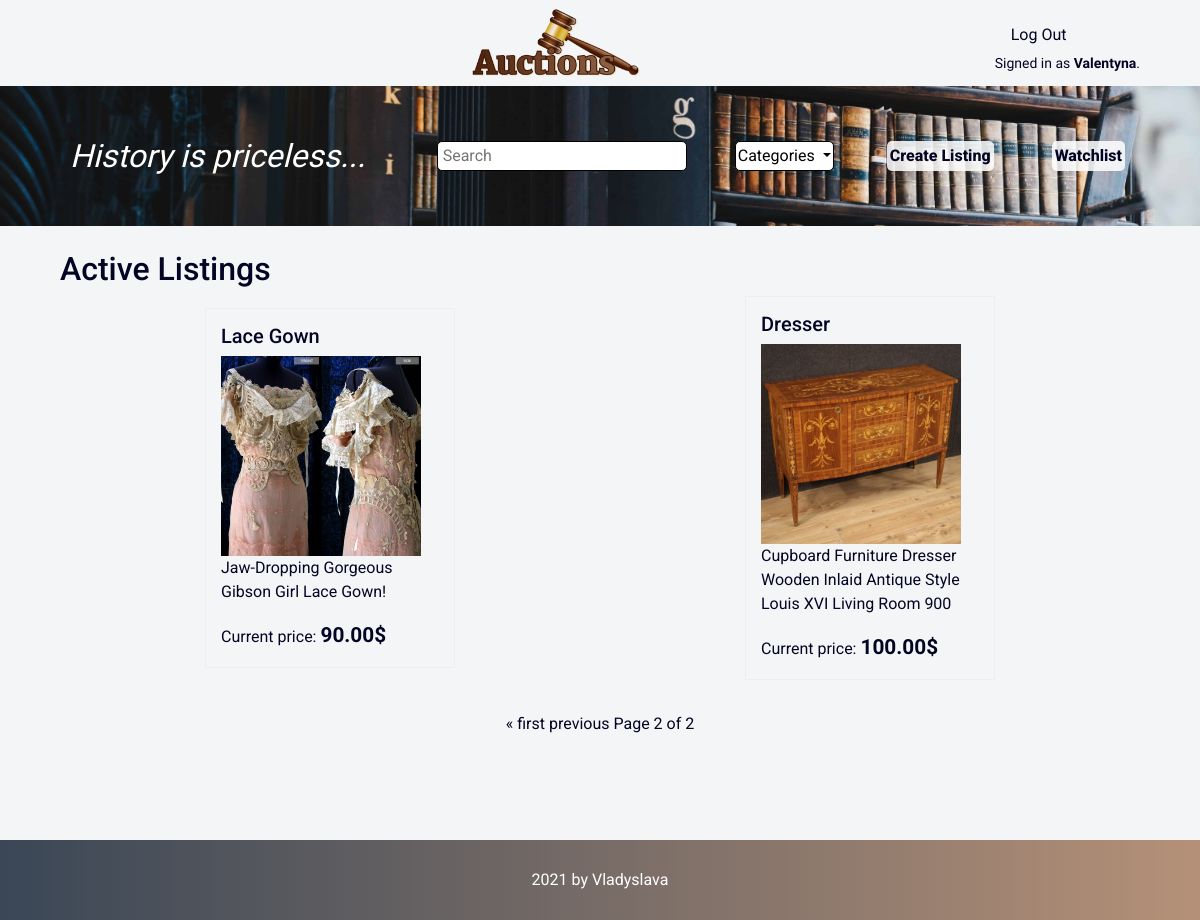
Screenshot of /?page=2 (signed in) with the database file from the repository.
### auctions/models.py (models this page shows, shortened)
class User(AbstractUser):
    pass

class Listing(models.Model):
    title = models.CharField(max_length=64)
    description = models.TextField(max_length=350)
    image = models.ImageField(default='default.png')
    price = models.DecimalField(max_digits=12, decimal_places=2, validators=[MinValueValidator(Decimal('0.01'))])
    date_created = models.DateTimeField(default=timezone.now)
    category = models.ForeignKey(Category, default="None", on_delete=models.CASCADE)
    user = models.ForeignKey(User, on_delete=models.CASCADE)
    comment = models.ManyToManyField(Comment, default=None)
    bid = models.ManyToManyField(Bid, default=None)
    status = models.BooleanField(default=False)

### auctions/views.py (the view)
# urls.py: path("", views.index, name="index"),
def index(request):
    listings = Listing.objects.filter(status=False)
    paginator = Paginator(listings, 12)
    page_number = request.GET.get('page')
    page_obj = paginator.get_page(page_number)
    return render(request, "auctions/index.html", {
        "listings": page_obj,
        "categories": Category.objects.all()
    })

### auctions/models.py (called while the page is built)
    def __str__(self):
        return self.category

### auctions/templates/auctions/index.html (shortened to what this page needs)
{% extends "auctions/layout.html" %}
{% block body %}
<div class="background">
    <div class="margin flex">
        <div class="flex1">
            <div class="history">History is priceless...</div>
        </div>
        <div class="flex flex2">
            <form action="{% url 'search' %}">
                <input class="search" type="text" name="q" autocomplete="off" placeholder="Search">
            </form>
            <div class="dropdown">
                <button class="categories dropdown-toggle" type="button" id="dropdownMenuButton" data-toggle="dropdown" aria-haspopup="true" aria-expanded="false">
                    Categories
                </button>
            </div>
            <a class="flex-item" href="{% url 'create' %}">Create Listing</a>
            <a class="flex-item" href="{% url 'watchlist' %}">Watchlist</a>
        </div>
    </div>
</div>
<h2 class="margin margin-top">Active Listings</h2>
<div class="margin flex">
    {% for listing in listings %}
    <a class="flex-item listing" href="{% url 'item' listing.title %}">
        <h5>{{ listing.title }}</h5>
        <img src="{{ listing.image.url }}" alt="image" style="width: 200px; height: auto;">
        <p>{{ listing.description }}</p>
        Current price: <b>{{ listing.price }}$</b>
    </a>
    {% endfor %}
</div>
<div class="container p-4">
    <div class="pagination justify-content-center">
        <span class="step-links">
            {% if listings.has_previous %}
            <a href="?page=1">&laquo; first</a>
            <a href="?page={{ listings.previous_page_number }}">previous</a>
            {% endif %}
            <span class="current">
                Page {{ listings.number }} of {{ listings.paginator.num_pages }}
            </span>
        </span>
    </div>
</div>
{% endblock %}

### auctions/templates/auctions/layout.html (shortened to what this page needs)
{% load static %}
<!DOCTYPE html>
<html lang="en">
    <head>
        <link rel="stylesheet" href="https://stackpath.bootstrapcdn.com/bootstrap/4.4.1/css/bootstrap.min.css">
        <link href="{% static 'auctions/styles.css' %}" rel="stylesheet">
    </head>
    <body>
    <div class="margin flex">
        <a href="{% url 'index' %}"><img class="logo" src="{% static 'auctions/images/AuctionsLogo.png' %}" alt="logo"></a>
        <div>
            <ul class="nav">
                {% if user.is_authenticated %}
                <li class="nav-item">
                    <a class="nav-link" href="{% url 'logout' %}">Log Out</a>
                </li>
                {% endif %}
            </ul>
            {% if user.is_authenticated %}
            <h6>Signed in as <strong>{{ user.username }}</strong>.</h6>
            {% else %}
            <h6>Not signed in.</h6>
            {% endif %}
        </div>
    </div>
        {% block body %}
        {% endblock %}
        <footer class="footer flex">
            <p class="flex-item" style="color: white">2021 by Vladyslava</p>
        </footer>
    </body>
</html>

### auctions/static/auctions/styles.css (style rules this page uses)
body { background-color: #2533440c; font-family: Roboto; color: rgb(4, 4, 36); min-height: 100vh; }
a { color: rgb(4, 4, 36) }
.logo { height: 70px; }
h6 { font-family: Arapey; font-size: 14px; margin: 0; }
.history { font-family: Arapey; font-style: italic; font-size: 2rem; color: white; }
.background .flex-item { font-size: 1rem; font-weight: 800; background-color: rgba(255, 255, 255, 0.856); padding: 3px; border-radius: 5px; margin: 5px; }
.flex { display: flex; justify-content: space-between; align-items: center; flex-wrap: wrap; }
.margin { margin: 1vh 5vw; }
.margin-top { margin-top: 3vh; }
.flex1 { margin-top: 5vh 0; flex: 1; padding: 10px; }
.flex2 { margin: 5vh 0; flex: 2; padding: 10px; }
.background { background-image: url('images/books.jpg'); background-repeat: no-repeat; background-size: 100%; }
.flex-item { margin: auto; padding: 15px; }
.search { width: 250px; padding: 2px 5px; outline: none; border: 0.5px solid black; border-radius: 5px; }
.categories { padding: 2px; border: 0.5px solid black; background-color: white; border-radius: 5px; }
img { object-fit: contain; }
.listing { max-width: 250px; border: 0.1px solid rgba(4, 4, 36, 0.027); }
b { font-size: 1.3rem; }
.footer { background: linear-gradient(90deg, #253344e5 0%, #b08567e0 102.76%); margin-top: 10vh; min-height: 10vh; }

### rows the page displays
User: username "Valentyna"
Listing: title "Lace Gown", image (picture), description "Jaw-Dropping Gorgeous Gibson Girl Lace Gown!", price "90.00"
Listing: title "Dresser", image (picture), description "Cupboard Furniture Dresser Wooden Inlaid Antique Style Louis XVI Living Room 900", price "100.00"

### other values shown
{{ listings.number }} "2"
{{ listings.paginator.num_pages }} "2"
